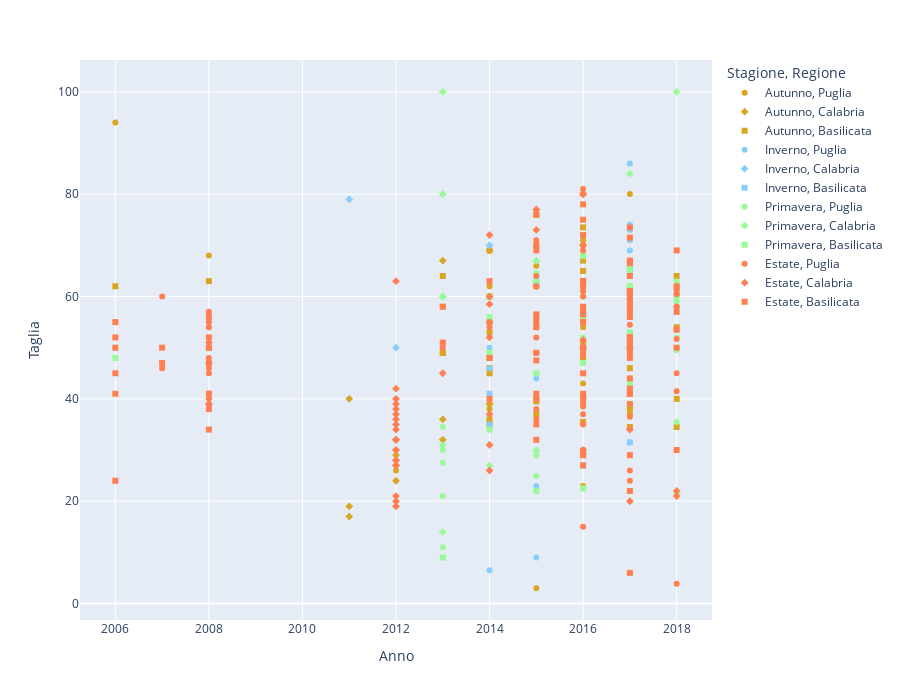

The cell this chart's notebook holds for it:
### Code cell
px.scatter(df,
           x='Anno',
           y='Taglia',
           color='Stagione',
           symbol='Regione',
           height=700,
           color_discrete_map={
               'Autunno': 'goldenrod',
               'Inverno': 'lightskyblue',
               'Primavera': 'palegreen',
               'Estate': 'coral'})

### Figure 1 — Plotly figure (JSON) as saved in the notebook; plotly's stock layout.template omitted (floating-point values rounded to 4 significant figures)
{"data": [{"hovertemplate": "Stagione=Autunno<br>Regione=Puglia<br>Anno=%{x}<br>Taglia=%{y}<extra></extra>", "legendgroup": "Autunno, Puglia", "marker": {"color": "goldenrod", "symbol": "circle"}, "mode": "markers", "name": "Autunno, Puglia", "orientation": "v", "showlegend": true, "type": "scatter", "x": [2013, 2008, 2015, 2006, 2012, 2014, 2014, 2014, 2015, 2015, 2016, 2016, 2016, 2016, 2016, 2017, 2017, 2017, 2017, 2017], "xaxis": "x", "y": [58, 68, 40, 94, 26, 38, 60, 62, 3, 66, 43, 71, 54, 30, 23, 37, 62, 62, 65, 80], "yaxis": "y"}, {"hovertemplate": "Stagione=Autunno<br>Regione=Calabria<br>Anno=%{x}<br>Taglia=%{y}<extra></extra>", "legendgroup": "Autunno, Calabria", "marker": {"color": "goldenrod", "symbol": "diamond"}, "mode": "markers", "name": "Autunno, Calabria", "orientation": "v", "showlegend": true, "type": "scatter", "x": [2011, 2011, 2011, 2012, 2012, 2013, 2013, 2014, 2014, 2014, 2013, 2014, 2016], "xaxis": "x", "y": [19, 17, 40, 24, 29, 36, 32, 39, 39, 69, 67, 55, 80], "yaxis": "y"}, {"hovertemplate": "Stagione=Autunno<br>Regione=Basilicata<br>Anno=%{x}<br>Taglia=%{y}<extra></extra>", "legendgroup": "Autunno, Basilicata", "marker": {"color": "goldenrod", "symbol": "square"}, "mode": "markers", "name": "Autunno, Basilicata", "orientation": "v", "showlegend": true, "type": "scatter", "x": [2006, 2008, 2013, 2013, 2013, 2014, 2014, 2014, 2014, 2014, 2014, 2014, 2014, 2014, 2015, 2015, 2015, 2015, 2016, 2016, 2016, 2016, 2016, 2016, 2016, 2017, 2017, 2017, 2017, 2017, 2017, 2017, 2017, 2017, 2017, 2018, 2018, 2018, 2018], "xaxis": "x", "y": [62, 63, 49, 64, 49, 60, 55, 45, 35, 69, 46, 36, 48, 53, 76, 62, 39.5, 37, 35.5, 67, 48, 73.5, 65, 51, 50, 58, 50, 60, 38, 39, 52.5, 46, 34.5, 50, 61, 34.5, 64, 40, 54], "yaxis": "y"}, {"hovertemplate": "Stagione=Inverno<br>Regione=Puglia<br>Anno=%{x}<br>Taglia=%{y}<extra></extra>", "legendgroup": "Inverno, Puglia", "marker": {"color": "lightskyblue", "symbol": "circle"}, "mode": "markers", "name": "Inverno, Puglia", "orientation": "v", "showlegend": true, "type": "scatter", "x": [2014, 2014, 2014, 2014, 2015, 2015, 2015, 2015, 2016, 2017, 2017, 2017, 2017, 2017], "xaxis": "x", "y": [35, 50, 46, 6.5, 44, 9, 49, 23, 80, 74, 71, 73, 69, 86], "yaxis": "y"}, {"hovertemplate": "Stagione=Inverno<br>Regione=Calabria<br>Anno=%{x}<br>Taglia=%{y}<extra></extra>", "legendgroup": "Inverno, Calabria", "marker": {"color": "lightskyblue", "symbol": "diamond"}, "mode": "markers", "name": "Inverno, Calabria", "orientation": "v", "showlegend": true, "type": "scatter", "x": [2011, 2012, 2014], "xaxis": "x", "y": [79, 50, 70], "yaxis": "y"}, {"hovertemplate": "Stagione=Inverno<br>Regione=Basilicata<br>Anno=%{x}<br>Taglia=%{y}<extra></extra>", "legendgroup": "Inverno, Basilicata", "marker": {"color": "lightskyblue", "symbol": "square"}, "mode": "markers", "name": "Inverno, Basilicata", "orientation": "v", "showlegend": true, "type": "scatter", "x": [2014, 2015, 2016, 2017, 2017, 2017], "xaxis": "x", "y": [41, 63, 27, 61, 31.5, 65], "yaxis": "y"}, {"hovertemplate": "Stagione=Primavera<br>Regione=Puglia<br>Anno=%{x}<br>Taglia=%{y}<extra></extra>", "legendgroup": "Primavera, Puglia", "marker": {"color": "palegreen", "symbol": "circle"}, "mode": "markers", "name": "Primavera, Puglia", "orientation": "v", "showlegend": true, "type": "scatter", "x": [2016, 2013, 2013, 2013, 2013, 2013, 2013, 2015, 2015, 2015, 2015, 2016, 2016, 2016, 2017, 2017, 2017, 2017, 2018, 2018, 2018, 2018, 2018, 2018, 2018, 2018, 2018, 2018], "xaxis": "x", "y": [68, 34.5, 21, 30, 31, 27.5, 11, 29, 25, 56, 54, 61, 52, 60, 65, 84, 58, 66.5, 21.5, 59, 61.5, 63, 60, 52, 50, 60, 35.5, 49.5], "yaxis": "y"}, {"hovertemplate": "Stagione=Primavera<br>Regione=Calabria<br>Anno=%{x}<br>Taglia=%{y}<extra></extra>", "legendgroup": "Primavera, Calabria", "marker": {"color": "palegreen", "symbol": "diamond"}, "mode": "markers", "name": "Primavera, Calabria", "orientation": "v", "showlegend": true, "type": "scatter", "x": [2013, 2013, 2014, 2015, 2015, 2016, 2013, 2013, 2013, 2014, 2015, 2018], "xaxis": "x", "y": [60, 14, 31, 30, 67, 70, 80, 100, 60, 27, 63, 100], "yaxis": "y"}, {"hovertemplate": "Stagione=Primavera<br>Regione=Basilicata<br>Anno=%{x}<br>Taglia=%{y}<extra></extra>", "legendgroup": "Primavera, Basilicata", "marker": {"color": "palegreen", "symbol": "square"}, "mode": "markers", "name": "Primavera, Basilicata", "orientation": "v", "showlegend": true, "type": "scatter", "x": [2006, 2008, 2013, 2014, 2014, 2014, 2014, 2015, 2015, 2015, 2016, 2016, 2016, 2016, 2016, 2016, 2016, 2017, 2017, 2017, 2017, 2017, 2017, 2017, 2017, 2017, 2017, 2017], "xaxis": "x", "y": [48, 50, 9, 56, 49, 34, 60, 22, 64.5, 45, 68, 40, 55.5, 68, 22.5, 63, 47, 53, 59, 66, 64, 52, 58, 62, 60, 57, 43, 56], "yaxis": "y"}, {"hovertemplate": "Stagione=Estate<br>Regione=Puglia<br>Anno=%{x}<br>Taglia=%{y}<extra></extra>", "legendgroup": "Estate, Puglia", "marker": {"color": "coral", "symbol": "circle"}, "mode": "markers", "name": "Estate, Puglia", "orientation": "v", "showlegend": true, "type": "scatter", "x": [2007, 2007, 2008, 2008, 2008, 2008, 2008, 2008, 2008, 2008, 2008, 2013, 2014, 2014, 2015, 2015, 2015, 2015, 2015, 2015, 2015, 2015, 2015, 2016, 2016, 2016, 2016, 2016, 2016, 2016, 2016, 2016, 2016, 2016, 2016, 2016, 2016, 2016, 2016, 2016, 2017, 2017, 2017, 2017, 2017, 2017, 2017, 2017, 2018, 2018, 2018, 2018, 2018, 2018, 2018, 2018, 2016, 2016, 2016, 2016, 2016, 2016], "xaxis": "x", "y": [46, 60, 41, 45, 39, 57, 46, 54, 54, 55, 48, 50, 55, 54, 71, 52, 38, 76, 54, 64, 49, 70, 36, 15, 30, 30, 63, 35, 70, 29.5, 40.5, 63, 60, 70, 40, 40, 50, 69, 38.5, 55, 54.5, 61, 39, 36.5, 52, 26, 24, 67, 51.7, 41.5, 60.5, 3.9, 58, 45, 58, 60.5, 37, 80, 61, 39, 55, 81], "yaxis": "y"}, {"hovertemplate": "Stagione=Estate<br>Regione=Calabria<br>Anno=%{x}<br>Taglia=%{y}<extra></extra>", "legendgroup": "Estate, Calabria", "marker": {"color": "coral", "symbol": "diamond"}, "mode": "markers", "name": "Estate, Calabria", "orientation": "v", "showlegend": true, "type": "scatter", "x": [2012, 2014, 2014, 2015, 2016, 2012, 2013, 2014, 2014, 2014, 2014, 2015, 2016, 2008, 2008, 2008, 2008, 2014, 2015, 2016, 2016, 2016, 2017, 2018, 2018, 2012, 2012, 2012, 2012, 2012, 2012, 2012, 2012, 2012, 2012, 2012, 2012, 2012, 2012, 2012, 2012, 2012, 2012, 2012, 2012, 2017, 2017], "xaxis": "x", "y": [30, 60, 37, 77, 30, 36, 45, 72, 31, 52, 26, 73, 80, 47, 40, 51, 39, 58.5, 62, 50, 70, 51.5, 34, 21, 22, 40, 37, 27, 35, 32, 32, 28, 27, 42, 38, 30, 39, 19, 27, 34, 63, 28, 20, 32, 21, 20, 50], "yaxis": "y"}, {"hovertemplate": "Stagione=Estate<br>Regione=Basilicata<br>Anno=%{x}<br>Taglia=%{y}<extra></extra>", "legendgroup": "Estate, Basilicata", "marker": {"color": "coral", "symbol": "square"}, "mode": "markers", "name": "Estate, Basilicata", "orientation": "v", "showlegend": true, "type": "scatter", "x": [2006, 2006, 2006, 2006, 2006, 2006, 2007, 2007, 2008, 2008, 2008, 2008, 2008, 2008, 2008, 2008, 2013, 2013, 2014, 2014, 2014, 2015, 2015, 2015, 2015, 2015, 2015, 2015, 2015, 2015, 2015, 2015, 2015, 2015, 2016, 2016, 2016, 2016, 2016, 2016, 2016, 2016, 2016, 2016, 2016, 2016, 2016, 2016, 2016, 2016, 2016, 2016, 2016, 2016, 2016, 2016, 2016, 2016, 2016, 2017, 2017, 2017, 2017, 2017, 2017, 2017, 2017, 2017, 2017, 2017, 2017, 2017, 2017, 2017, 2017, 2017, 2017, 2017, 2017, 2017, 2017, 2017, 2017, 2017, 2017, 2018, 2018, 2018, 2018, 2018, 2018, 2018], "xaxis": "x", "y": [45, 52, 24, 41, 55, 50, 50, 47, 47, 52, 56, 50, 34, 38, 50, 41, 58, 51, 63, 40, 48, 35, 55, 69, 41, 70, 32, 56, 47.5, 76, 49, 54, 56.5, 40, 75, 50, 50, 63, 56.5, 78, 29, 45, 40, 55, 57.5, 40, 41, 40, 58, 49.5, 27, 55, 57, 29, 62, 63, 29.5, 72, 48.5, 41, 44, 59, 48, 6, 67, 42, 51, 61, 49, 66.5, 51, 61, 73.5, 52, 56, 61, 57, 41, 71.5, 64, 22, 52, 60, 29, 58, 57, 30, 62, 61.5, 50, 53.5, 69], "yaxis": "y"}], "layout": {"height": 700, "legend": {"title": {"text": "Stagione, Regione"}, "tracegroupgap": 0}, "margin": {"t": 60}, "xaxis": {"anchor": "y", "domain": [0, 1], "title": {"text": "Anno"}}, "yaxis": {"anchor": "x", "domain": [0, 1], "title": {"text": "Taglia"}}}}
